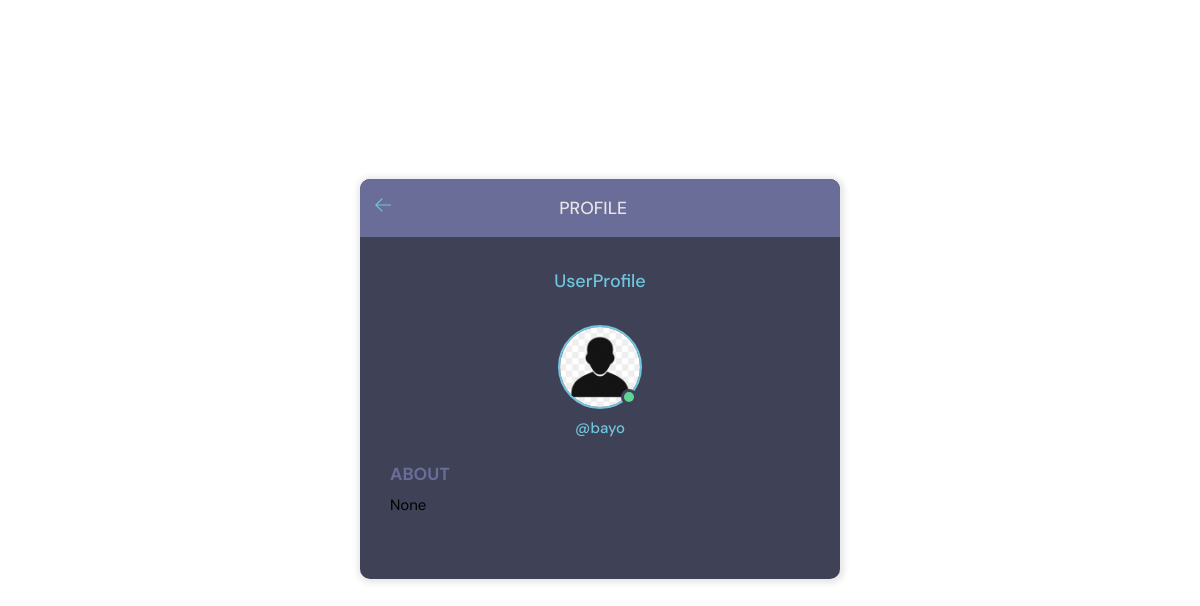
Page /profile/1/ on the committed database.
### trends/models.py (models this page shows)
class User(AbstractUser):
    username = models.CharField(max_length=200, null=True)
    email = models.EmailField(unique=True, null=True)
    bio = models.TextField(null=True)
    avatar = models.ImageField(null=True, default="avartar.jpg")
    USERNAME_FIELD = 'email'
    REQUIRED_FIELDS = ['username', ]

### trends/views.py (the view)
# urls.py: path('profile/<str:pk>/', views.userProfile, name="user-profile"),
def userProfile(request, pk):
    user = User.objects.get(id=pk)
    rooms = user.message_set.all()
    room_messages = user.comment_set.all()
    context = {'user': user, 'rooms': rooms,
               'room_messages': room_messages}
    return render(request, 'trends/profile.html', context)

### trends/templates/trends/profile.html (shortened to what this page needs)
<!DOCTYPE html> {% load static %}
<html lang="en">
<head>
    <link rel="stylesheet" href="{% static 'styles/style.css' %}" />
</head>
<body>
    <main class="auth layout">
        <div class="container">
            <div class="layout__box">
              <div class="layout__boxHeader" style="justify-content: flex-start;">
                <div class="layout__boxTitle" >
                    <a  href="{% url 'home' %}">
                        <svg version="1.1" xmlns="http://www.w3.org/2000/svg" width="32" height="32"
                            viewBox="0 0 32 32">
                            <title>arrow-left</title>
                            <path
                                d="M13.723 2.286l-13.723 13.714 13.719 13.714 1.616-1.611-10.96-10.96h27.625v-2.286h-27.625l10.965-10.965-1.616-1.607z">
                            </path>
                        </svg>
                    </a>
                    <h3 id="backbtn" >Profile</h3>
                </div>
            </div>
                <div class="layout__body">
                    <h2 class="auth__tagline">UserProfile</h2>
<div class="roomList">
  <div class="profile">
    <div class="profile__avatar">
      <div class="avatar avatar--large active">
        <img src="{{user.avatar.url}}" />
      </div>
    </div>
    <div class="profile__info">
      <p>@{{user.username}}</p>
    </div>
    <div class="profile__about">
      <h3>About</h3>
      <p>
        {{user.bio}}
      </p>
    </div>
  </div>
</div>
                </div>
            </div>
        </div>
    </main>
</body>
</html>

### static/styles/style.css (style rules this page uses)
:root { --color-main: #71c6dd; --color-main-light: #e1f6fb; --color-dark: #3f4156; --color-dark-medium: #51546e; --color-dark-light: #696d97; --color-light: #e5e5e5; --color-gray: #8b8b8b; --color-light-gray: black; --color-bg: white; --color-success: #5dd693; --color-error: #fc4b0b; }
* { font-family: "DM Sans", -apple-system, BlinkMacSystemFont, "Segoe UI", Roboto, Oxygen, Ubuntu, Cantarell, "Open Sans", "Helvetica Neue", sans-serif; margin: 0; padding: 0; box-sizing: border-box; text-rendering: optimizeLegibility; }
html { font-size: 56.25%; }
@media only screen and (min-width: 1200px) { html { font-size: 62.5%; } }
body { line-height: 1.6; font-weight: 400; font-size: 1.5rem; color: var(--color-light-gray); background-color: var(--color-bg); min-height: 100vh; }
img { width: 100%; }
a { display: inline-block; color: var(--color-main); text-decoration: none; }
.container { max-width: 120rem; width: 90%; margin: auto; }
.avatar { position: relative; display: inline-block; border-radius: 50%; border: 2px solid var(--color-main); }
.avatar img { display: block; border-radius: 50%; object-fit: cover; object-position: center; }
.avatar::after { content: ""; display: block; position: absolute; background-color: var(--color-gray); z-index: 111; border-radius: 50%; border: 0.3rem solid var(--color-dark); }
.avatar.active::after { background-color: var(--color-success); }
.avatar.avatar--large img { display: block; width: 8rem; height: 8rem; border-radius: 50%; }
.avatar.avatar--large:after { width: 1rem; height: 1rem; bottom: 2px; right: 3.5px; }
.layout { margin-top: 2.4rem; }
.layout>.container { display: flex; justify-content: space-between; align-items: flex-start; }
.layout__box { width: 90%; max-width: 48rem; min-height: 40rem; position: absolute; top: 44%; left: 50%; transform: translate(-50%, -46%); background-color: var(--color-dark); border-radius: 1rem; box-shadow: 1px 1px 6px 3px rgba(0, 0, 0, 0.1); overflow: hidden; }
.layout__boxHeader { display: flex; padding: 1.5rem; background-color: var(--color-dark-light); }
#backbtn { margin-left:155%; }
.layout__boxTitle { display: flex; gap: 1.5rem; align-items: center; }
.layout__boxTitle h3 { text-transform: uppercase; font-weight: 500; color: var(--color-light); }
.layout__boxTitle svg { width: 1.6rem; height: 1.6rem; fill: var(--color-main); }
.layout__body { margin: 3rem; }
.auth__tagline { text-align: center; margin-bottom: 3rem; color: var(--color-main); font-weight: 500; font-size: 1.8rem; }
.auth .layout__boxHeader { text-align: center; justify-content: center; }
.profile { margin-bottom: 3rem; }
.profile__avatar { text-align: center; }
.profile__info { text-align: center; }
.profile__info p { color: var(--color-main); font-weight: 500; margin-bottom: 1rem; }
.profile__about { margin-top: 2rem; }
.profile__about h3 { text-transform: uppercase; color: var(--color-dark-light); margin-bottom: 0.5rem; }

### rows in the picture
User: avatar (picture), username "bayo", bio "None"
